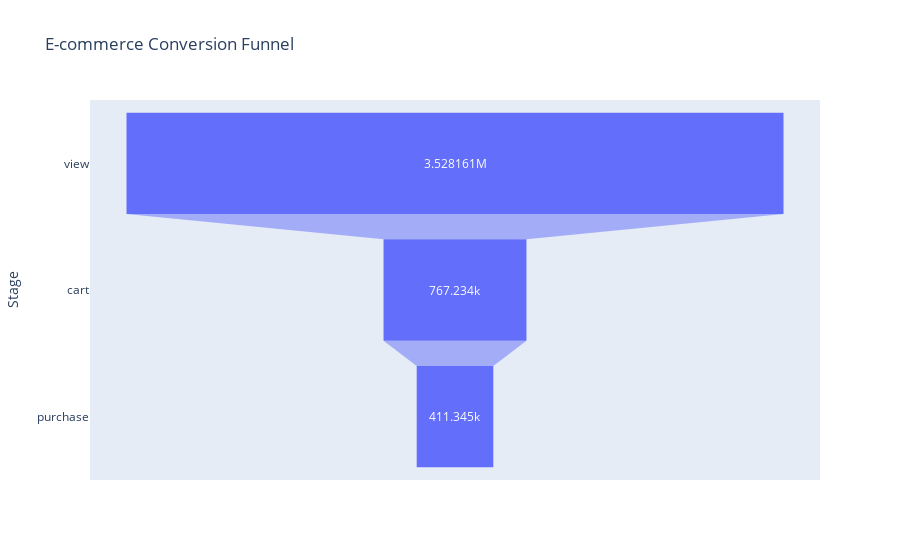

The notebook cell saved with this chart:
### Code cell
# =======================
# CONVERSION FUNNEL
# =======================

# 1. Count unique users at each step
funnel_counts = df.groupby('event_type')['user_id'].nunique()
funnel_counts = funnel_counts[['view', 'cart', 'purchase']]  # ensure correct order

print("Unique users at each step:")
print(funnel_counts)

# 2. Calculate conversion rates
view_to_cart = (funnel_counts['cart'] / funnel_counts['view']) * 100
cart_to_purchase = (funnel_counts['purchase'] / funnel_counts['cart']) * 100
overall_conversion = (funnel_counts['purchase'] / funnel_counts['view']) * 100

print(f"\nView → Cart: {view_to_cart:.2f}%")
print(f"Cart → Purchase: {cart_to_purchase:.2f}%")
print(f"Overall View → Purchase: {overall_conversion:.2f}%")

# 3. Plot funnel
!pip install plotly
import plotly.express as px

funnel_df = funnel_counts.reset_index()
funnel_df.columns = ['Stage', 'Users']

fig = px.funnel(funnel_df, x='Users', y='Stage', title='E-commerce Conversion Funnel')
fig.show()

### Figure 1 — Plotly figure (JSON) as saved in the notebook; plotly's stock layout.template omitted (floating-point values rounded to 4 significant figures)
{"data": [{"hovertemplate": "Users=%{x}<br>Stage=%{y}<extra></extra>", "legendgroup": "", "marker": {"color": "#636efa"}, "name": "", "orientation": "h", "showlegend": false, "type": "funnel", "x": [3528161, 767234, 411345], "xaxis": "x", "y": ["view", "cart", "purchase"], "yaxis": "y"}], "layout": {"legend": {"tracegroupgap": 0}, "title": {"text": "E-commerce Conversion Funnel"}, "xaxis": {"anchor": "y", "domain": [0, 1], "title": {"text": "Users"}}, "yaxis": {"anchor": "x", "domain": [0, 1], "title": {"text": "Stage"}}}}
